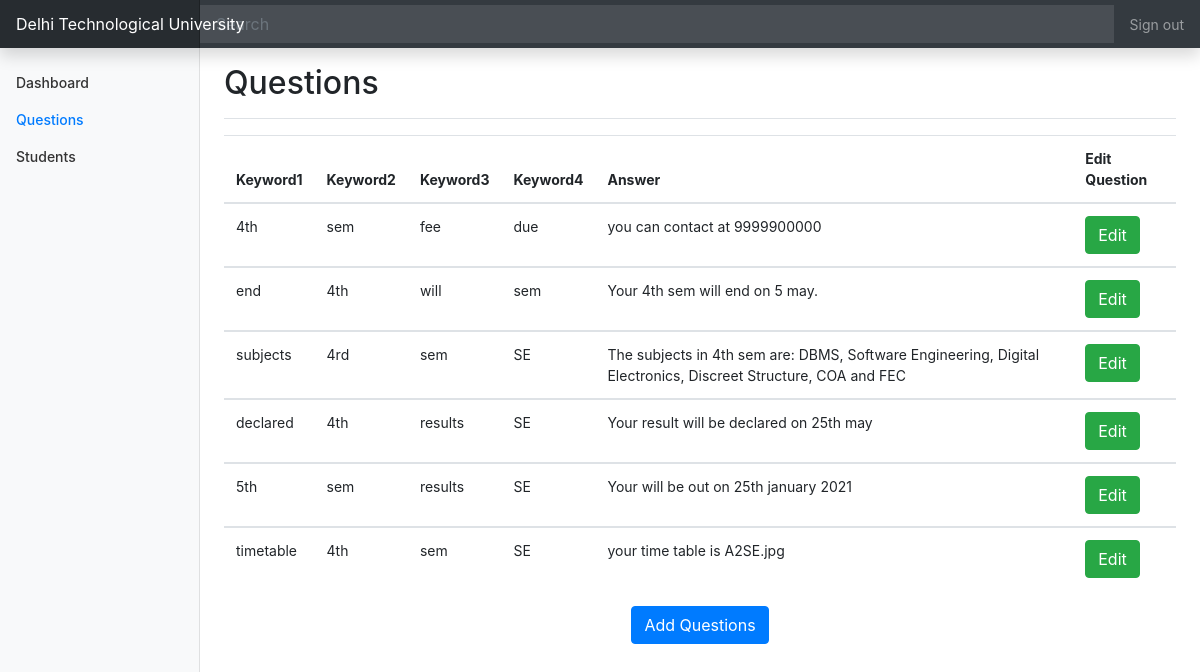
The page /admin-questions.php on the database its author committed.
### tables this page shows
CREATE TABLE `questions` (
  `qid` int(11) NOT NULL,
  `keyword1` text NOT NULL,
  `keyword2` text NOT NULL,
  `keyword3` text NOT NULL,
  `keyword4` text NOT NULL,
  `answer` longtext NOT NULL
);

### admin-questions.php (the view, shortened to what this page needs)
<?php
$link = mysqli_connect("localhost", "root", "", "admin");
?>
<!doctype html>
<html lang="en">
<head>
    <link rel="stylesheet" href="https://stackpath.bootstrapcdn.com/bootstrap/4.5.2/css/bootstrap.min.css">
    <link href="dashboard.css" rel="stylesheet">
</head>
<body>
    <nav class="navbar navbar-dark sticky-top bg-dark flex-md-nowrap p-0 shadow">
        <a class="navbar-brand col-md-3 col-lg-2 mr-0 px-3" href="#">Delhi Technological University</a>
        <input class="form-control form-control-dark w-100" type="text" placeholder="Search" aria-label="Search">
        <ul class="navbar-nav px-3">
            <li class="nav-item text-nowrap">
                <a class="nav-link" href="/virtual_college_administrator/">Sign out</a>
            </li>
        </ul>
    </nav>
    <div class="container-fluid">
        <div class="row">
            <nav id="sidebarMenu" class="col-md-3 col-lg-2 d-md-block bg-light sidebar collapse">
                <div class="sidebar-sticky pt-3">
                    <ul class="nav flex-column">
                        <li class="nav-item">
                            <a class="nav-link" href="admin-dashboard.php">
                                Dashboard <span class="sr-only">(current)</span>
                            </a>
                        </li>
                        <li class="nav-item">
                            <a class="nav-link active" href="admin-questions.php">
                                Questions
                            </a>
                        </li>
                        <li class="nav-item">
                            <a class="nav-link" href="admin-students.php">
                                Students
                            </a>
                        </li>
                    </ul>
                </div>
            </nav>
            <main role="main" class="col-md-9 ml-sm-auto col-lg-10 px-md-4">
                <div class="d-flex justify-content-between flex-wrap flex-md-nowrap align-items-center pt-3 pb-2 mb-3 border-bottom">
                    <h1 class="h2">Questions</h1>
                </div>
                <table class="table">
                    <thead>
                        <tr>
                            <th scope="col">Keyword1</th>
                            <th scope="col">Keyword2</th>
                            <th scope="col">Keyword3</th>
                            <th scope="col">Keyword4</th>
                            <th scope="col">Answer</th>
                            <th scope="col">Edit Question</th>
                        </tr>
                    </thead>
                    <?php
                    $query = "SELECT * FROM `questions`";
                    $result = mysqli_query($link, $query);
                    while ($row = mysqli_fetch_array($result)) {
                    ?>
                        <tbody>
                            <tr>
                                <td><?php echo $row['keyword1'] ?></td>
                                <td><?php echo $row['keyword2'] ?></td>
                                <td><?php echo $row['keyword3'] ?></td>
                                <td><?php echo $row['keyword4'] ?></td>
                                <td><?php echo $row['answer'] ?></td>
                                <td><?php echo '<a class="btn btn-success" href="/virtual_college_administrator/edit-question.php?qid=' . $row["qid"] . '">Edit</button>' ?></td>
                            </tr>
                        </tbody>
                    <?php
                    }
                    ?>
                </table>
                <div class="container" style="text-align: center;">
                    <a class="btn btn-primary" href="/virtual_college_administrator/add-question.php">Add Questions</a>
                </div>
            </main>
        </div>
    </div>
</body>
</html>

### dashboard.css (style rules this page uses)
body { font-size: 0.875rem; }
.sidebar { position: fixed; top: 0; bottom: 0; left: 0; z-index: 100; padding: 48px 0 0; box-shadow: inset -1px 0 0 rgba(0, 0, 0, 0.1); }
.sidebar-sticky { position: relative; top: 0; height: calc(100vh - 48px); padding-top: 0.5rem; overflow-x: hidden; overflow-y: auto; }
.sidebar .nav-link { font-weight: 500; color: #333; }
.sidebar .nav-link.active { color: #007bff; }
.navbar-brand { padding-top: 0.75rem; padding-bottom: 0.75rem; font-size: 1rem; background-color: rgba(0, 0, 0, 0.25); box-shadow: inset -1px 0 0 rgba(0, 0, 0, 0.25); }
.navbar .form-control { padding: 0.75rem 1rem; border-width: 0; border-radius: 0; }
.form-control-dark { color: #fff; background-color: rgba(255, 255, 255, 0.1); border-color: rgba(255, 255, 255, 0.1); }

### rows shown on the page
questions: keyword1 "4th", keyword2 "sem", keyword3 "fee", keyword4 "due", answer "you can contact at 9999900000"
questions: keyword1 "end", keyword2 "4th", keyword3 "will", keyword4 "sem", answer "Your 4th sem will end on 5 may."
questions: keyword1 "subjects", keyword2 "4rd", keyword3 "sem", keyword4 "SE", answer "The subjects in 4th sem are: DBMS, Software Engineering, Digital Electronics, Discreet Structure, COA and FEC"
questions: keyword1 "declared", keyword2 "4th", keyword3 "results", keyword4 "SE", answer "Your result will be declared on 25th may"
questions: keyword1 "5th", keyword2 "sem", keyword3 "results", keyword4 "SE", answer "Your will be out on 25th january 2021"
questions: keyword1 "timetable", keyword2 "4th", keyword3 "sem", keyword4 "SE", answer "your time table is A2SE.jpg"
